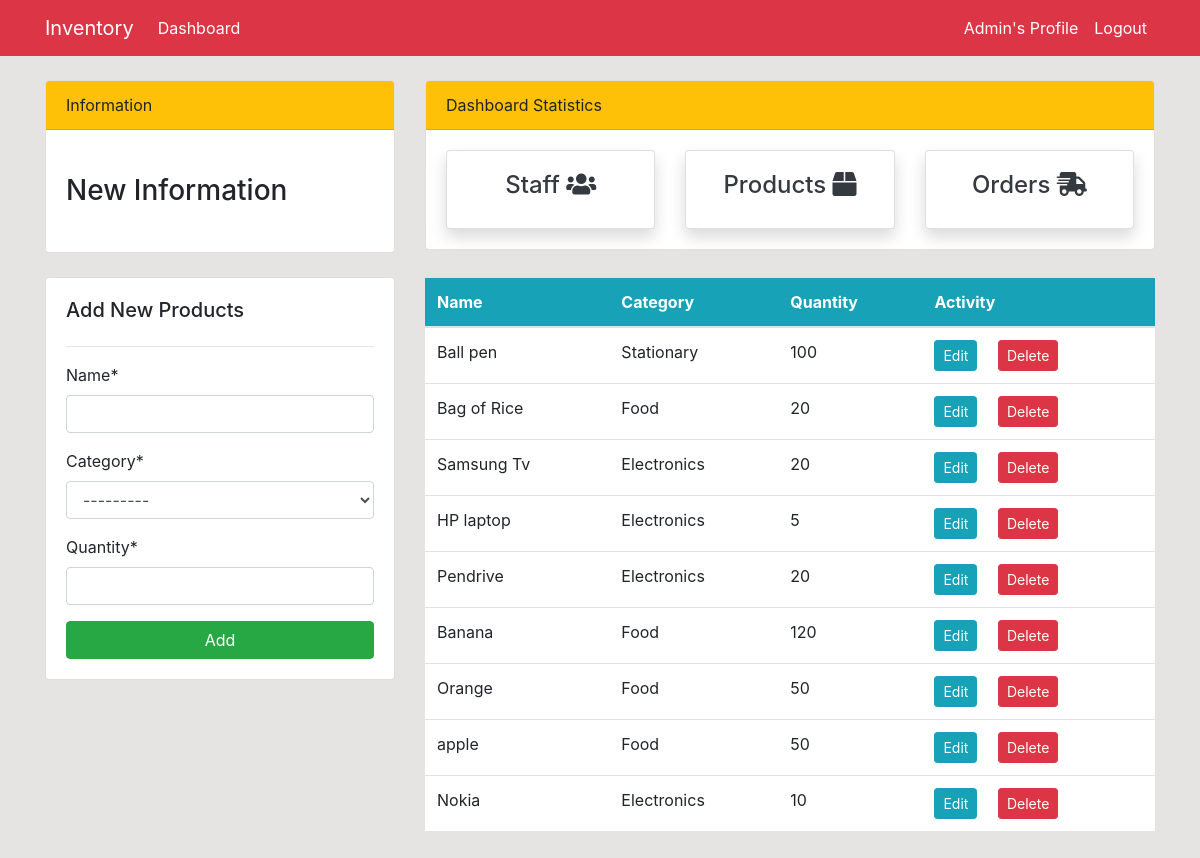
/product/ (signed in), run on the app's committed database.
### dashboard/models.py (models this page shows, shortened)
class Product(models.Model):
    name = models.CharField(max_length=100, null=True)
    category = models.CharField(max_length=20, choices=CATEGORY, null=True)
    quantity = models.PositiveIntegerField(null=True)

### dashboard/views.py (the view)
# urls.py: path('product/', views.product, name='dashboard-product'),
@login_required(login_url='user-login')
def product(request):
    item =Product.objects.all()
    if request.method == 'POST':
        form = ProductForm(request.POST)
        if form.is_valid():
            form.save()
            product_name = form.cleaned_data.get('name')
            messages.success(request, f'{product_name} has been added')
            return redirect('dashboard-product')
    else:
        form = ProductForm()
    context = {
        'item': item,
        'form': form,
    }
    return render(request, 'dashboard/product.html', context)

### dashboard/forms.py
class ProductForm(forms.ModelForm):
    class Meta:
        model = Product
        fields = '__all__'

### templates/dashboard/product.html (shortened to what this page needs)
{% extends 'partials/base.html' %}
{% load crispy_forms_tags %}
{% block content %}
{% include 'partials/topnav.html' %}
<div class="row my-4">
    <div class="col-md-4">
        <div class="card card-body">
            <h5>Add New Products</h5>
            <hr>
            <form method="POST">
                {{ form|crispy }}
                <input class="btn btn-success btn-block" type="submit" value="Add">
            </form>
        </div>
    </div>
    <div class="col-md-8">
        <table class="table bg-white">
            <thead class="bg-info text-white">
                <tr>
                    <th scope="col">Name</th>
                    <th scope="col">Category</th>
                    <th scope="col">Quantity</th>
                    <th scope="col">Activity</th>
                </tr>
            </thead>
            <tbody>
                {% for item in item %}
                <tr>
                    <td>{{ item.name }}</td>
                    <td>{{ item.category }}</td>
                    <td>{{ item.quantity }}</td>
                    <td>
                        <a class="btn btn-info btn-sm mr-2"
                            href="{% url 'dashboard-product-update' item.id %}">Edit</a>
                        <a class="btn btn-danger btn-sm ml-2"
                            href="{% url 'dashboard-product-delete' item.id %}">Delete</a>
                    </td>
                </tr>
                {% endfor %}
            </tbody>
        </table>
    </div>
</div>
{% endblock %}

### templates/partials/nav.html (shortened to what this page needs)
<nav class="navbar navbar-expand-sm navbar-info bg-danger">
    <div class="container">
        {% if user.is_authenticated %}
        <a class="navbar-brand text-white" href="{% url 'dashboard-index' %}">Inventory</a>
        <div class="collapse navbar-collapse" id="navbarSupportedContent">
            <ul class="navbar-nav mr-auto">
                <li class="nav-item active">
                    <a class="nav-link text-white" href="{% url 'dashboard-index' %}">Dashboard </a>
                </li>
            </ul>
            <ul class="navbar-nav ml-auto">
                <li class="nav-item active">
                    <a class="nav-link text-white" href="{% url 'user-profile' %}"> {{user.username}}'s Profile
                        <span class="sr-only">(current)</span></a>
                </li>
                <li class="nav-item">
                    <a class="nav-link text-white" href="{% url 'user-logout' %}">Logout</a>
                </li>
            </ul>
            {% endif %}
        </div>
    </div>
</nav>

### static/style.css (style rules this page uses)
body { background:rgb(230,227,227); }

### data on the page
Product: name "Ball pen", category "Stationary", quantity "100"
Product: name "Bag of Rice", category "Food", quantity "20"
Product: name "Samsung Tv", category "Electronics", quantity "20"
Product: name "HP laptop", category "Electronics", quantity "5"
Product: name "Pendrive", category "Electronics", quantity "20"
Product: name "Banana", category "Food", quantity "120"
Product: name "Orange", category "Food", quantity "50"
Product: name "apple", category "Food", quantity "50"
Product: name "Nokia", category "Electronics", quantity "10"

### other printed values
{{ user.username }} "Admin"
